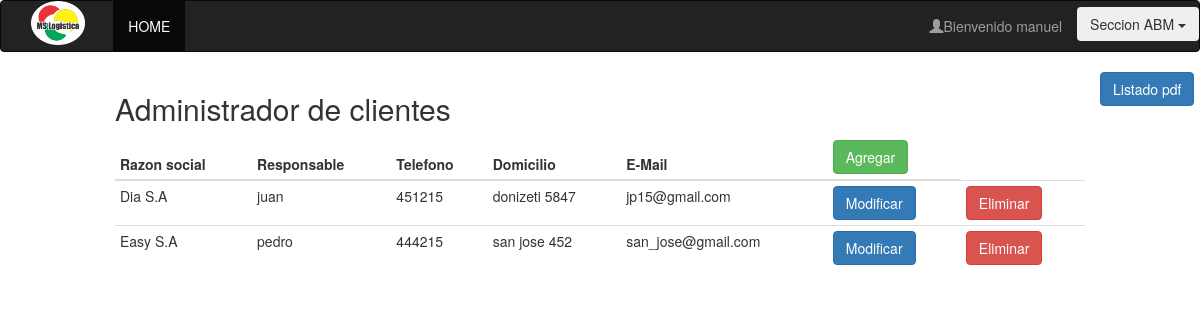
Page /vistas/admin/abmCliente.php (signed in) on the committed database.
### tables this page shows
create table administrador(
id int AUTO_INCREMENT primary key,
dni_administrador int unique,
rol varchar(30),
nombre varchar(20),
apellido varchar(20),
telefono int (10),
domicilio varchar (30),
email varchar(30),
id_usuario int
);

create table cliente(
id int AUTO_INCREMENT primary key,
razon_social varchar(30) unique, 
rol varchar(20),
nombre varchar(20),
telefono int (10),
domicilio varchar (20),
email varchar(30),
id_usuario int
);

### modelo/conexion.php (called while the page is built, shortened)
<?php
  class Conexion{
    public static function conectar(){
      $con = mysqli_connect("localhost","root","","logikw");
      return $con;
    }
    public static function getQuery($sql){
      $con = Conexion::conectar();
      $datos = mysqli_query($con, $sql);
      return $datos;
    }
}
?>

### vistas/admin/abmCliente.php (the view, shortened to what this page needs)
<?php
	if(isset($_SESSION['administrador'])){
		$query = Administrador::getAllForId($_SESSION['administrador']);
		$resultado = Conexion::getQuery($query);
		$admin = mysqli_fetch_assoc($resultado);
		$query1 = Cliente::getAll();
		$resultado1 = Conexion::getQuery($query1);
	}
	else{
		header("Location: ../../index.php");
	}
?>
<!DOCTYPE html>
<html>
<head>
  <link rel="stylesheet" type="text/css" href="../../css/bootstrap.min.css">
  <link rel="stylesheet" type="text/css" href="../../css/home.css">
</head>
<body>
<nav class="navbar navbar-inverse">
	<div class="col-sm-12">
	    <div class="navbar-header col-sm-1">
	     <img src="../../image/logo.png">
	    </div>
	    <ul class="nav navbar-nav col-sm-4">
	      <li class="active"><a href="<?php echo '../adminLogeado.php'; ?>">HOME</a></li>
	    </ul>
		<ul class="dropdown nav navbar-nav navbar-right nombreLogeado" style="padding-top: 0.5%;">
		  <button class="btn dropdown-toggle" type="button" data-toggle="dropdown">Seccion ABM
		  <span class="caret"></span></button>
		</ul>
	    <ul class="nav navbar-nav navbar-right">
	    	<li><a href=""><span class="glyphicon glyphicon-user" ></span>Bienvenido <?php echo $admin['nombre'] ?></a></li>
	    </ul>
	</div>
</nav>
<div class="col-sm-10 col-sm-offset-1">
  <h2>Administrador de clientes</h2>
  <table class="table table-condensed">
    <thead>
      <tr>
        <th>Razon social</th>
        <th>Responsable</th>
        <th>Telefono</th>
        <th>Domicilio</th>
        <th>E-Mail</th>
		<th><button type='button'  class='btn btn-success' data-toggle='modal' data-target='#agregarCliente'>Agregar</button></th>
      </tr>
    </thead>
    <tbody>
   	<?php
	while($cliente = mysqli_fetch_assoc($resultado1)){
		echo "<form method='POST' action='../../modelo/ejecutarAbmCliente.php'>
		 <tr>
		 <td>".$cliente['razon_social']."</td>
		 <td>".$cliente['nombre']."</td>
		 <td>".$cliente['telefono']."</td>
		 <td>".$cliente['domicilio']."</td>
		 <td>".$cliente['email']."</td>
		 <input type='text' name='id' class='hidden' value='".$cliente['id']."'>
		 <td><button type='submit' id='modificar' onclick= 'modificar()' name='alterar' value='modificar' class='btn btn-primary'>Modificar</button></td>
		 <td><button type='submit' id='eliminar' onclick= 'eliminar()' name='alterar' value='eliminar' class='btn btn-danger'>Eliminar</button></td>
		 </tr>
  		 </form>";
	}
   	?>
    </tbody>
  </table>
</div>
	<input type="submit"  class='btn btn-primary' value="Listado pdf" onclick = "location='ListadoPdfClientes.php'"/>
</body>
</html>

### css/home.css (style rules this page uses)
body { background-color: #FFFFFF; }
img { margin: 0 auto; }
.navbar-header img { width: 80%; }
.nombreLogeado { padding-top: 200px; }

### rows in the picture
administrador: nombre "manuel"
cliente: razon_social "Dia S.A", nombre "juan", telefono "451215", domicilio "donizeti 5847", email "jp15@gmail.com"
cliente: razon_social "Easy S.A", nombre "pedro", telefono "444215", domicilio "san jose 452", email "san_jose@gmail.com"
